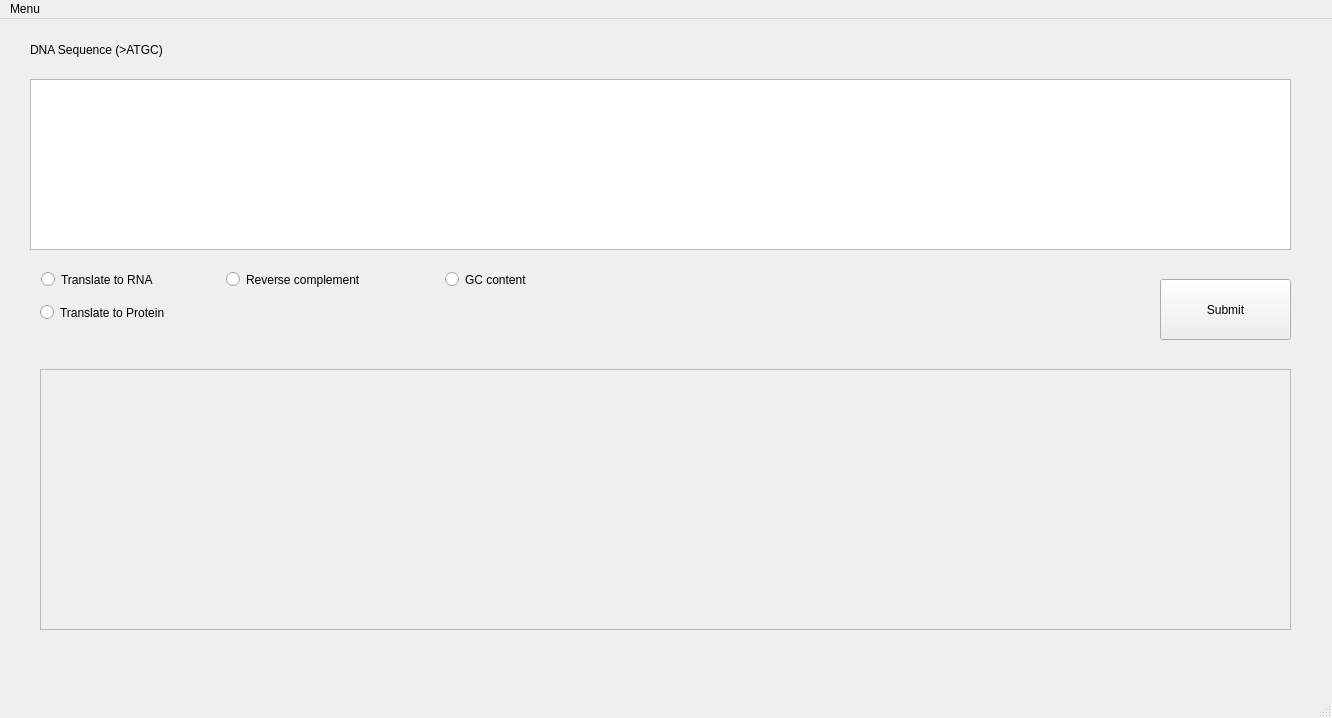
<?xml version="1.0" encoding="UTF-8"?>
<ui version="4.0">
 <class>QtBio</class>
 <widget class="QMainWindow" name="QtBio">
  <property name="enabled">
   <bool>true</bool>
  </property>
  <property name="geometry">
   <rect>
    <x>0</x>
    <y>0</y>
    <width>1332</width>
    <height>718</height>
   </rect>
  </property>
  <property name="minimumSize">
   <size>
    <width>1332</width>
    <height>718</height>
   </size>
  </property>
  <property name="windowTitle">
   <string>QtBio</string>
  </property>
  <property name="animated">
   <bool>true</bool>
  </property>
  <property name="documentMode">
   <bool>false</bool>
  </property>
  <widget class="QWidget" name="centralwidget">
   <widget class="QLabel" name="label">
    <property name="geometry">
     <rect>
      <x>30</x>
      <y>10</y>
      <width>241</width>
      <height>41</height>
     </rect>
    </property>
    <property name="text">
     <string>DNA Sequence (&gt;ATGC)</string>
    </property>
   </widget>
   <widget class="QPushButton" name="SubmitButton">
    <property name="geometry">
     <rect>
      <x>1160</x>
      <y>260</y>
      <width>131</width>
      <height>61</height>
     </rect>
    </property>
    <property name="text">
     <string>Submit</string>
    </property>
   </widget>
   <widget class="QRadioButton" name="translate_to_rna_RadioBtn">
    <property name="geometry">
     <rect>
      <x>41</x>
      <y>247</y>
      <width>175</width>
      <height>27</height>
     </rect>
    </property>
    <property name="text">
     <string>Translate to RNA</string>
    </property>
   </widget>
   <widget class="QTextEdit" name="result_textEdit">
    <property name="enabled">
     <bool>false</bool>
    </property>
    <property name="geometry">
     <rect>
      <x>40</x>
      <y>350</y>
      <width>1251</width>
      <height>261</height>
     </rect>
    </property>
   </widget>
   <widget class="QTextEdit" name="sequence_textEdit">
    <property name="geometry">
     <rect>
      <x>30</x>
      <y>60</y>
      <width>1261</width>
      <height>171</height>
     </rect>
    </property>
   </widget>
   <widget class="QRadioButton" name="translate_to_prot_RadioBtn">
    <property name="geometry">
     <rect>
      <x>40</x>
      <y>280</y>
      <width>201</width>
      <height>27</height>
     </rect>
    </property>
    <property name="text">
     <string>Translate to Protein</string>
    </property>
   </widget>
   <widget class="QRadioButton" name="reverse_complement_radioBtn">
    <property name="geometry">
     <rect>
      <x>226</x>
      <y>247</y>
      <width>209</width>
      <height>27</height>
     </rect>
    </property>
    <property name="text">
     <string>Reverse complement</string>
    </property>
   </widget>
   <widget class="QRadioButton" name="gc_content_radioBtn">
    <property name="geometry">
     <rect>
      <x>445</x>
      <y>247</y>
      <width>127</width>
      <height>27</height>
     </rect>
    </property>
    <property name="text">
     <string>GC content</string>
    </property>
   </widget>
  </widget>
  <widget class="QMenuBar" name="menubar">
   <property name="geometry">
    <rect>
     <x>0</x>
     <y>0</y>
     <width>1332</width>
     <height>36</height>
    </rect>
   </property>
   <widget class="QMenu" name="menuMenu">
    <property name="title">
     <string>Menu</string>
    </property>
   </widget>
   <addaction name="menuMenu"/>
  </widget>
  <widget class="QStatusBar" name="statusbar"/>
 </widget>
 <resources/>
 <connections/>
</ui>
